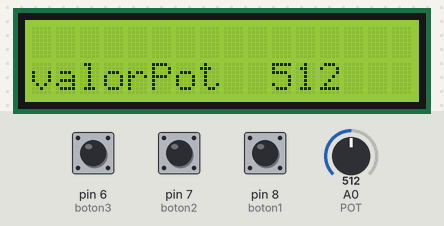
The sketch below on a simulated Arduino Uno, built with avr-gcc and run on an emulated ATmega328P. Parts: 16×2 character LCD. The inputs (shaded band) are chosen by the test bench; at power-on: pin 7 (boton2) LOW, pin 6 (boton3) LOW, A0 (POT) = 512, pin 8 (boton1) LOW. What the sketch prints to the serial monitor is not drawn.

Above: at 1.2 s.
1.3 s: pin 7 (boton2) pulled HIGH for 0.15 s
At 1.6 s:
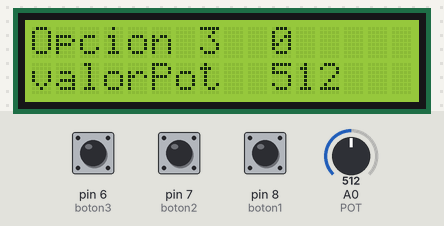
2.9 s: pin 6 (boton3) pulled HIGH for 0.15 s
At 4.0 s:
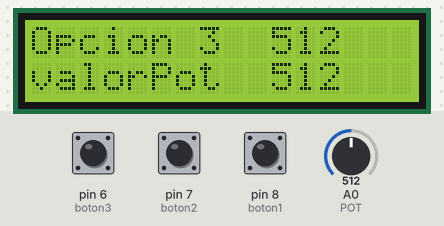
4.5 s: A0 (POT) set to 716
At 5.0 s:
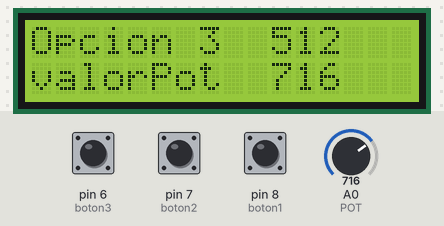
6.0 s: pin 8 (boton1) pulled HIGH for 0.15 s
At 6.4 s:
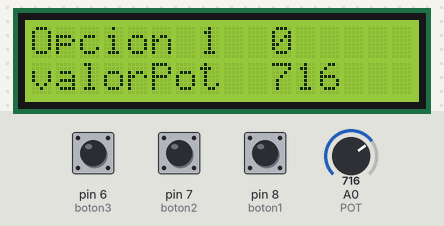
7.6 s: pin 6 (boton3) pulled HIGH for 1 s
At 8.8 s:
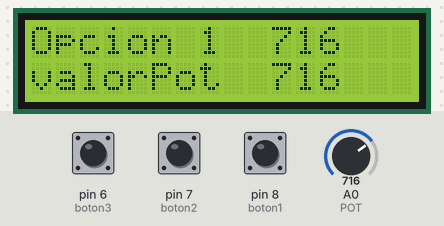
10.1 s: pin 8 (boton1) pulled HIGH for 1 s
At 10.7 s:
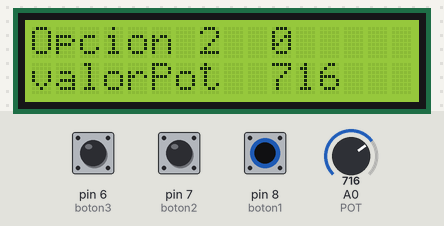
Timing chart, 0 to 13.1 s (numbered marks = the images above; inputs shaded):
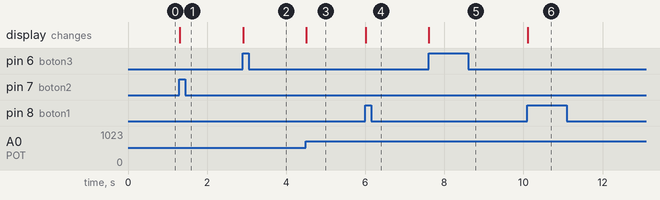

Measured:
- after the input at 1.3 s, the display: changes at once (image 1)
- after the input at 2.9 s, the display: changes at once (image 2)
- after the input at 4.5 s, the display: changes at once (image 3)
- after the input at 6.0 s, the display: changes at once (image 4)
- after the input at 7.6 s, the display: changes at once (image 5)
- after the input at 10.1 s, the display: changes at once (image 6)

The sketch:

Modulo_2.ino
```cpp
// Incluímos la libreria externa para poder utilizarla
#include <LiquidCrystal.h> //

// Definimos las constantes
#define COLS 16 // Columnas del LCD
#define ROWS 2 // Filas del LCD

//---------------------
const int boton1= 8;
const int boton2= 7;
const int boton3= 6;
int estadoanterior1=0;
int estadoanterior2=0;
int estadoanterior3=0;
int estadoBoton1=0;
int estadoBoton2=0;
int estadoBoton3=0;
const int tiempoAntirebote = 5;
int cuenta = 0;
int opcion = 0;
int Valor1 = 0;
int Valor2 = 0;
int Valor3 = 0;

//----------------------

// Lo primero is inicializar la librería indicando los pins de la interfaz
LiquidCrystal lcd(12, 11, 5, 4, 3, 2);
int POT =A0;
int valorPot;
int potAnterior=0;


void setup() {
  // Configuración monitor serie
  Serial.begin(9600);
  // Configuramos las filas y las columnas del LCD en este caso 16 columnas y 2 filas
  lcd.begin(COLS, ROWS);
  pinMode(boton1, INPUT);
  pinMode(boton2, INPUT);
  pinMode(boton3, INPUT);
}

 boolean antirebote(int pin){
    int contador=0;
    boolean estado;
    boolean estadoAnterior;

  do{
    estado=digitalRead(pin);
    if(estado != estadoAnterior){   //comparamos el estado actual con el anterior
      contador=0;
      estadoAnterior = estado;
    }
    else{
      contador=contador+1;
    }
    delay(1);
  }while(contador<tiempoAntirebote);

  return estado;
 }

void menu(int valor,int op){
  lcd.setCursor(0,0);
  lcd.print("Opcion ");
  lcd.print(op);
  lcd.setCursor(10,0);
  lcd.print(valor);
  }
// the loop routine runs over and over again forever:
void loop() {
  valorPot= analogRead(POT);
  estadoBoton1= digitalRead(boton1);
  estadoBoton2= digitalRead(boton2);
  estadoBoton3= digitalRead(boton3);

  if (estadoBoton1 != estadoanterior1){
    if(antirebote(boton1)){
      opcion+=1;
      lcd.setCursor(10,0);
      lcd.print("    ");
      if(opcion == 1){
        menu(Valor1,1);
      }
      if(opcion == 2){
        menu(Valor2,2);
      }
      if(opcion == 3){
        menu(Valor3,3);
      }
      if(opcion > 3){
        menu(Valor1,1);
        opcion = 1;
      }
    }
  }
  if (estadoBoton2 != estadoanterior2){
    if(antirebote(boton2)){
      opcion-=1;
      lcd.setCursor(10,0);
      lcd.print("    ");
      if(opcion == 1){
        menu(Valor1,1);
      }
      if(opcion == 2){
        menu(Valor2,2);
      }
      if(opcion == 3){
        menu(Valor3,3);
      }
      if(opcion < 1){
        menu(Valor3,3);
        opcion = 3;
      }
    }
  }
    if (estadoBoton3 != estadoanterior3){
      Serial.println("control");
      if(antirebote(boton3)){
        cuenta++;
        Serial.println(cuenta);
        if(opcion == 1){
          Valor1=valorPot;
          menu(Valor1,1);
        }
        if(opcion == 2){
          Valor2=valorPot;
          menu(Valor2,2);
        }
        if(opcion == 3){
          Valor3=valorPot;
          menu(Valor3,3);
        }
      }
  }
  Serial.write(0x0d);
  lcd.setCursor(0,1);
  lcd.print("valorPot");
  //para limpiar pantalla
  if (potAnterior != valorPot){
    Serial.println(valorPot);
    lcd.setCursor(10,1);
    lcd.print("    ");
    lcd.setCursor(10,1);
    lcd.print(valorPot);
  }
  estadoanterior1 = estadoBoton1 ;
  estadoanterior2 = estadoBoton2 ;
  estadoanterior3 = estadoBoton3 ;
  potAnterior=valorPot;
  // Limpiamos la pantalla
  // Esperamos 2 segundos igual a 2000 milisegundos
  //delay(1);
}
```
